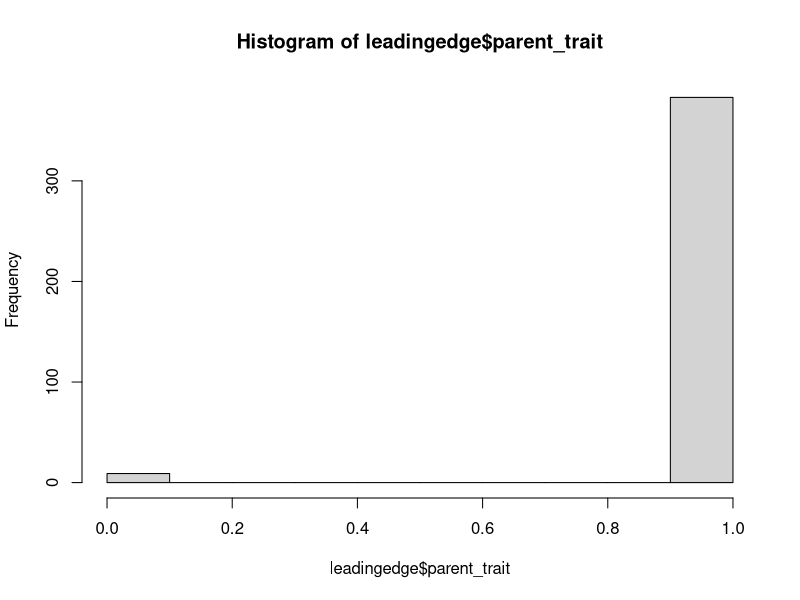
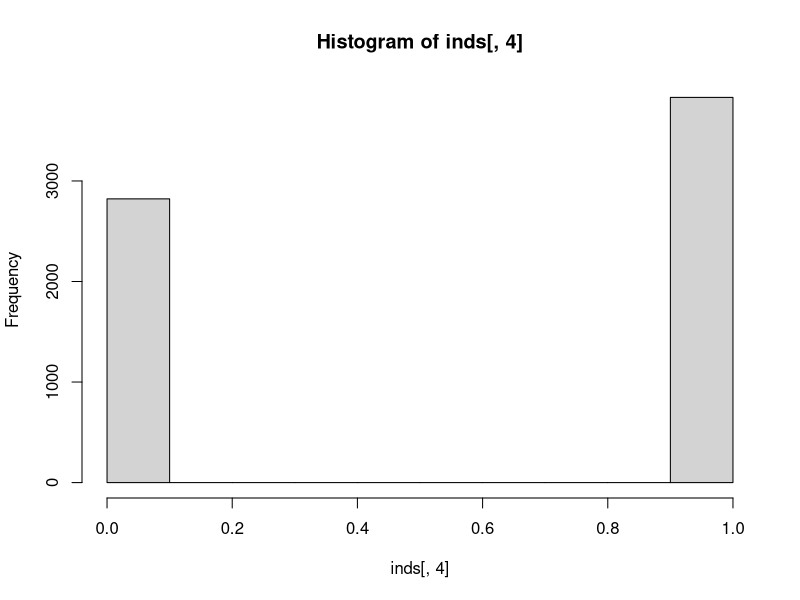
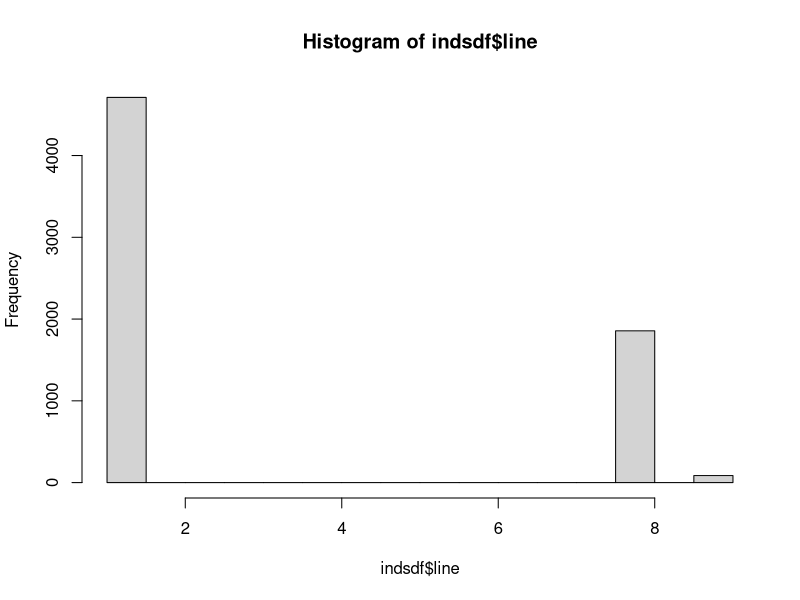
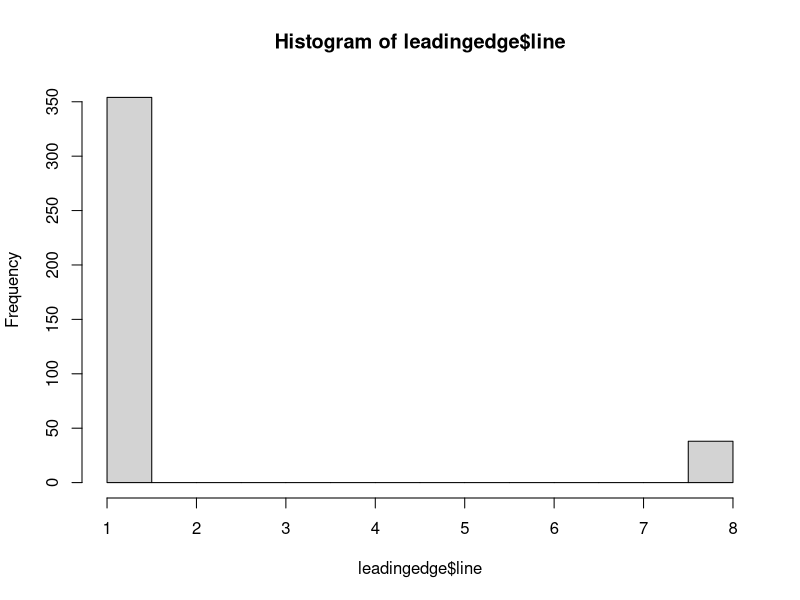
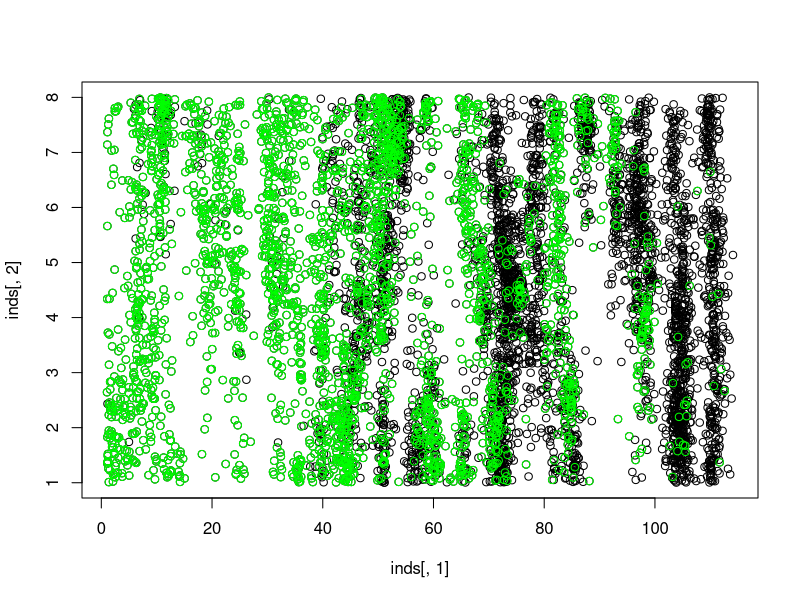

R code for these plots, in order:
#### IBM MATH564 v1 #################################################################

#### 04 November 2020

#### Additions from THESIS v0
## set population dynamics parameters constant
## change growth to follow simple logistic model
## add no. of neighbours column to inds matrix
## remove all traits from inds matrix, add C/D
## add mutation rate mu
## add fn to track strategies of neighbours

#### TO DO
## create payoff matrix / function
## compute modified lambdas
## fix boundary problem
## test parameter values 
## add functions to store data

####################################################################################

## environment parameters (don't change)
hood<-1               # maximum distance for interactions between neighbours
                      # used for computing neighbourhood in growth fn
width<-8              # width of landscape (y dimension)
length<-200           # length of landscape (x dim.)

## population parameters (don't change)
n0<-10                # number of starting individuals
lambda_base<-12       # base lambda value
K<-20                 # carrying capacity per neighbourhood
m<-1                  # dispersal (m) value
mu<-0.02              # mutation rate

## change
b<-5                  # fitness benefit
c<-0.5                # fitness cost
r<-c/b                # cost / benefit ratio

## label columns
x_col=1
y_col=2
lambda_col=3
pt_col=4
nbr_col=5
nc_col=6
repr_col=7

#### Functions for dispersal and reproduction

# model dispersal with exponential kernel, random angle
# works with initial step-through but needs more vigorous testing 
dispersal<-function(inds,xmax=length,ymax=width){
  # inds is array of individuals
  # xmax is length of landscape
  # ymax is width of landscape
  # m is coloumn corresponding to m values
  
  total_inds<-dim(inds)[1]; # get number of individuals
  dists<-rexp(total_inds,rate=m)    # define distances
  theta<-runif(total_inds,min=0,max=2*pi)   # define random direction
  delta_x<-dists*cos(theta);
  delta_y<-dists*sin(theta);
  inds[,x_col]<-inds[,x_col]+delta_x;
  inds[,y_col]<-inds[,y_col]+delta_y;
  # add reflecting boundary
  for (i in 1:total_inds){
    if (inds[i,x_col]>xmax){
      inds[i,x_col]<-2*xmax-inds[i,x_col];
    }
    if (inds[i,x_col]<1){
      inds[i,x_col]<-2-inds[i,x_col];
    }
    if (inds[i,y_col]>ymax){ #something weird here?
      inds[i,y_col]<-2*ymax-inds[i,y_col];
    }
    if (inds[i,y_col]<1){
      inds[i,y_col]<-2-inds[i,y_col];
    }
  }
  return(inds)
}

# function for reproduction
# need testing after changes
birth<-function(inds){
  total_inds<-dim(inds)[1]
  ind_cols<-dim(inds)[2]
  # count neighbours & cooperators
  for (i in 1:total_inds){
    nbr<-neighbours(inds[i,],inds)
    inds[i,nbr_col]<-sum(nbr)
    inds[i,nc_col]<-sum(ifelse(nbr,inds[,pt_col],0))
    if (inds[i,pt_col]==1){
      inds[i,nc_col]<-inds[i,nc_col]-1
    }
  }
  # adjust lambdas
  for (i in 1:total_inds){
    inds[i,lambda_col]<-max(inds[i,lambda_col]+payoffs(inds[i,]),0)
  }
  # make the babies
  for (i in 1:total_inds){
    if (inds[i,pt_col]==1 && inds[i,nbr_col]==0){
      inds[i,repr_col]==0
    }
    else
  inds[i,repr_col]<-growth(inds[i,])
  }
  total_births<-sum(inds[,repr_col])
  # make them land in the same location as parent, with same traits
 index<-rep(1:total_inds,inds[,repr_col])
 new_inds<-inds[index,]
 new_inds[,repr_col]<-NA
 new_inds[,nbr_col]<-NA
 new_inds[,nc_col]<-NA
 new_inds[,lambda_col]<-lambda_base
 # mutation for C/D
 new_inds[,pt_col]<-mutate(new_inds)
 
  return(new_inds)
}

# function to calculate growth rate
# basic testing done and working as expected
growth<-function(parent){
  # then apply logistic growth model
  det.growth<-(parent[lambda_col]*(1-parent[nbr_col]/K)) 
  det.growth<-max(0,det.growth)
  return(det.growth)
} 

# function to count number of individuals in neighbourhood
# tested, works as expected
neighbours<-function(parent,inds=inds,nhood=hood){
  neighbours_x<-inds[,x_col]>=parent[x_col]-nhood & 
    inds[,x_col]<=parent[x_col]+nhood
  neighbours_y<-inds[,y_col]>=parent[y_col]-nhood & 
    inds[,y_col]<=parent[y_col]+nhood
  k<-neighbours_x & neighbours_y
  return(k)
}

# function to update lambda due to interactions
# needs testing
payoffs<-function(parent){
  
  if (parent[pt_col]==0){
    return(parent[nc_col]*b)
  }
  else 
  return(parent[nc_col]*b-parent[nbr_col]*c)
}

# function to add mutations
# tested works as expected
mutate<-function(inds){
  rm<-runif(dim(inds)[1],0,1)
  mutation<-rm<mu
  pt_not<-abs(inds[,pt_col]-1)
  newtraits<-ifelse (mutation, pt_not, inds[,pt_col])
  return(newtraits)
}


#run simulations
x<-1
n<-1

## create a table to store info about individuals
inds0 <- array(data =0, dim=c(n0,8))
colnames(inds0)<- c("x_loc","y_loc","lambda","parent_trait","nbr","nbr_c","repr","line")
# set locations
inds0[,1]<-1
inds0[,2]<-runif(n=n0,min=1,max=width)
# set reproduction parameters
inds0[,3]<-lambda_base
# set C/D trait 1: cooperators, 0: defectors
inds0[,4]<-1
# tag gen 1
inds0[,8]<-1:n0
inds<-inds0

while(x<=n){
# simulate movement over 20 time steps
ts<-0
time_steps<-40
while(ts<time_steps){
  babies<-birth(inds);
  inds<-dispersal(babies)
  ts<-ts+1
}
# adjust lambdas
total_inds<-dim(inds)[1]
ind_cols<-dim(inds)[2]
# count neighbours & cooperators
for (i in 1:total_inds){
  nbr<-neighbours(inds[i,],inds)
  inds[i,nbr_col]<-sum(nbr)
  inds[i,nc_col]<-sum(ifelse(nbr,inds[,pt_col],0))
  if (inds[i,pt_col]==1){
    inds[i,nc_col]<-inds[i,nc_col]-1
  }
}
# adjust lambdas
for (i in 1:total_inds){
  inds[i,lambda_col]<-max(inds[i,lambda_col]+payoffs(inds[i,]),0)
}
write.csv(inds,file=paste0("inds_",r,"_0",x,".csv"))
x<-x+1
}

#for plotting
indsdf<-as.data.frame(inds)
extent<-max(indsdf$x_loc)
leadingedge<-subset(indsdf,x_loc>extent-5)
hist(leadingedge$parent_trait)
hist(inds[,4])
hist(indsdf$line)
hist(leadingedge$line)
plot(inds[,1],inds[,2]
     #,xlim=c(280,300)
     )
points(subset(indsdf,parent_trait==0)[,1],subset(indsdf,parent_trait==0)[,2],col="green")

